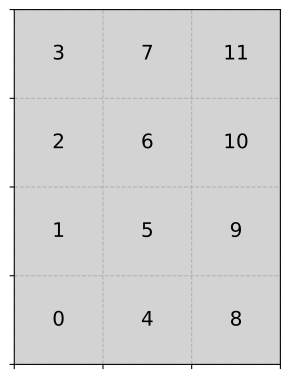

Generate this figure with Python:
import pylab as plt
import numpy as np
plt.rcParams['font.size'] = 15

nx, ny = 3, 4

x = np.arange(nx) + 0.5
y = np.arange(ny) + 0.5

plt.figure()
ax = plt.gca()
ax.set_aspect('equal')
ax.set_facecolor('lightgray')
ax.set_xticks(np.arange(nx + 1))
ax.set_yticks(np.arange(ny + 1))
plt.grid(linestyle='--')
plt.setp(ax.get_xticklabels(), visible=False)
plt.setp(ax.get_yticklabels(), visible=False)
plt.xlim(0, nx)
plt.ylim(0, ny)

cpt = 0
for i in range(0, nx):
    for j in range(ny):
        plt.text(x[i], y[j], cpt, ha='center', va='center')
        cpt += 1

plt.savefig('corder.pdf', bbox_inches='tight')

